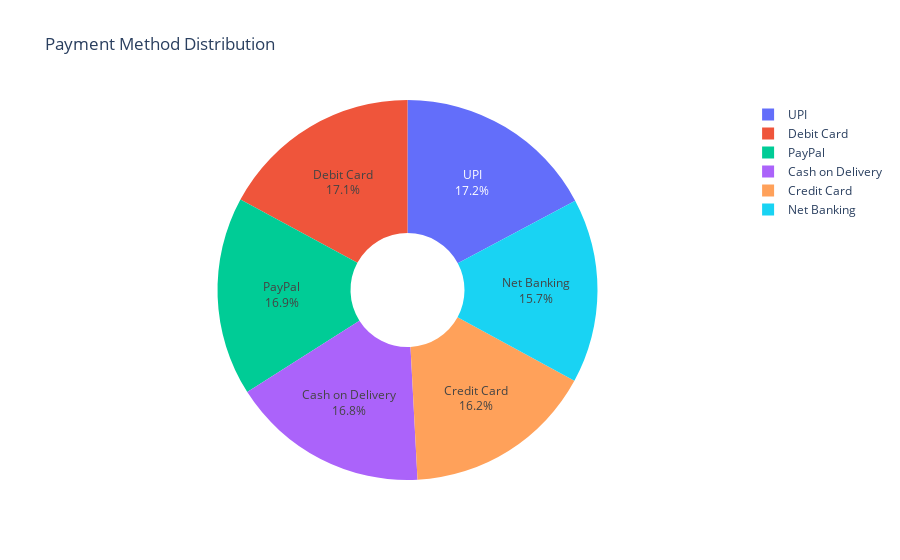

Notebook source saved alongside this figure:
### Code cell
# 2. Pie chart: Payment Method Distribution
fig2 = px.pie(
    dash_df,
    names='Payment_Method',
    values='Purchase_Amount',
    title="Payment Method Distribution",
    hole=0.3
)
fig2.update_traces(textinfo='percent+label')

### Figure 1 — Plotly figure (JSON) as saved in the notebook; plotly's stock layout.template omitted (floating-point values rounded to 4 significant figures; data arrays with more than 128 entries replaced by an {"elided": "..."} marker saying what was removed)
{"data": [{"domain": {"x": [0, 1], "y": [0, 1]}, "hole": 0.3, "hovertemplate": "Payment_Method=%{label}<br>Purchase_Amount=%{value}<extra></extra>", "labels": {"elided": "10000 str values"}, "legendgroup": "", "name": "", "showlegend": true, "textinfo": "percent+label", "type": "pie", "values": {"elided": "10000 float values"}}], "layout": {"legend": {"tracegroupgap": 0}, "title": {"text": "Payment Method Distribution"}}}
